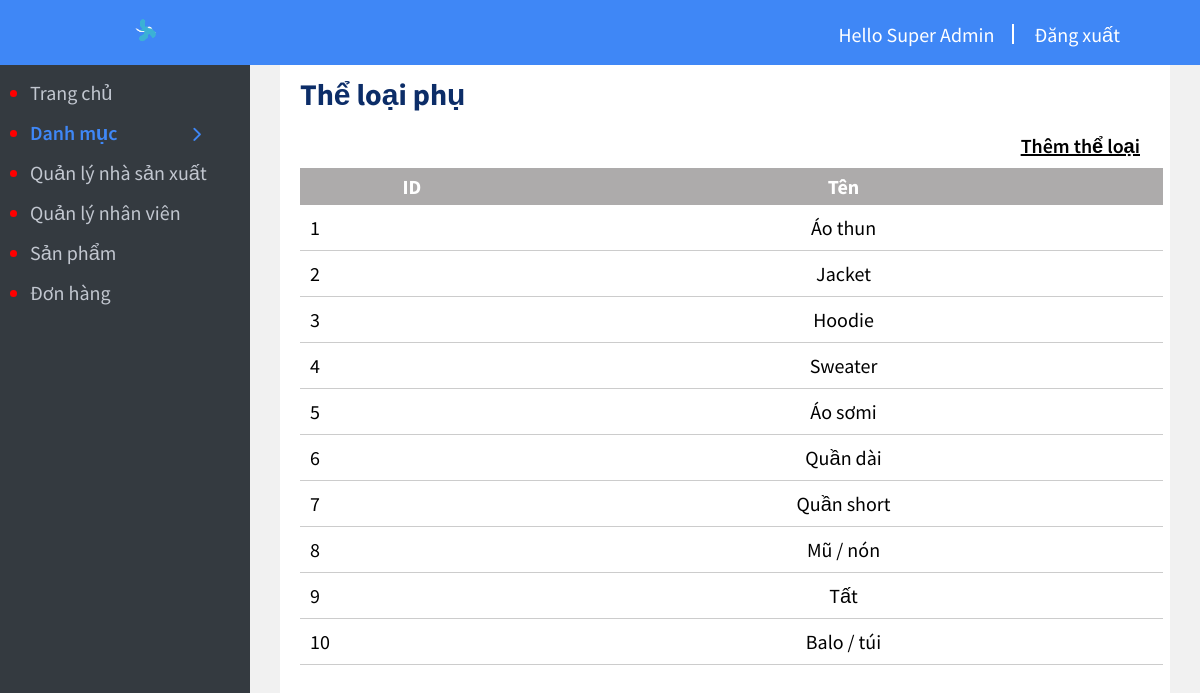
The app's page /admin/category_sub/index.php (signed in) with its own data.
### tables this page shows
CREATE TABLE `category_detail` (
  `id` int(11) NOT NULL,
  `name` varchar(50) NOT NULL,
  `category_id` int(11) NOT NULL
);

### admin/category_sub/index.php (the view, shortened to what this page needs)
<?php include '../menu_top.php'; ?>
<?php require '../connect.php';
$sql="select * from category_detail";
$result=mysqli_query($connect,$sql);
?>		<h2 style="padding: 10px 10px 10px 20px; display: inline-block; color: #0c2d68;" >Thể loại phụ</h2>
		<br>
		<a class="create_title" href="form_insert.php">Thêm thể loại</a>
		<table border="1" width="100%">
			<tr>
				<th >ID</th>
				<th >Tên</th>
			</tr>
			<?php foreach ($result as $key => $each) { ?>
				<tr>
					<td><?php echo $key+1 ?></td>
					<td style="text-align:center;"><?php echo $each['name']?></td>
				</tr>
			<?php } ?>
		</table>
<?php include '../menu_bottom.php'; ?>

### admin/css/style.css (style rules this page uses)
* { margin: 0; padding: 0; box-sizing: none; font-family: 'Source Sans Pro', sans-serif; }
table, td, th { border: 0 solid black; }
table { width: 97%; border-collapse: collapse; margin: 20px; }
table, td { border-bottom: 1px solid #ccc; padding: 10px; }
.create_title { padding: 10px 30px 10px 10px; color: black; float: right; font-weight: 600; }
th { padding: 6px 0px; color: white; background-color: #adabab; }

### records on screen
category_detail: name "Áo thun"
category_detail: name "Jacket"
category_detail: name "Hoodie"
category_detail: name "Sweater"
category_detail: name "Áo sơmi"
category_detail: name "Quần dài"
category_detail: name "Quần short"
category_detail: name "Mũ / nón"
category_detail: name "Tất"
category_detail: name "Balo / túi"

### other values on screen
$_SESSION['name_admin'] "Super Admin"
